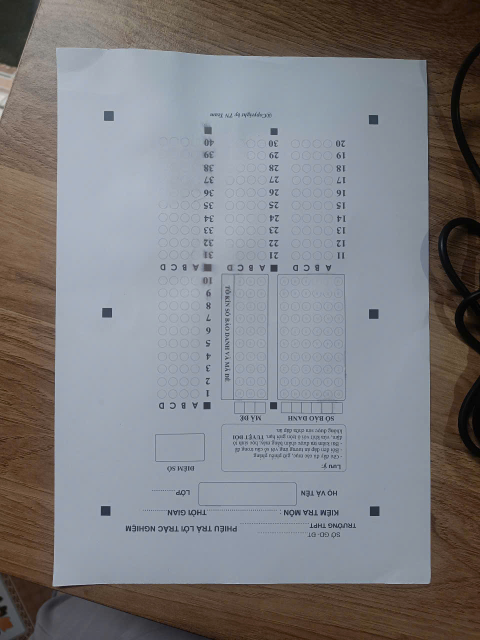
#> input picture DO_AN1/tap1/chup8_nguoc.jpg, 960 x 1280 px, found by its file name (shown at 1/2 size)
$ jupyter execute PhoiCanh.ipynb
#> lines starting #> are read from the running program, lines starting #| are printed output that depends on the picture; after the words box and inside, x2 and y2 are one past the last pixel; in counts of white or black regions, pixels touching at a corner belong together
[cell 1]
# A. PHẦN PHỐI CẢNH

#CÁC BƯỚC:

# 1. đọc ảnh
# 2. Nhị phân hóa.
# 3. Phát hiện cạnh (lề) giấy A4.
# 4. phối lại cảnh ( nhờ 4 góc giấy)
# 5. phối lại các nút định vị lớn 1 lần nửa

[cell 2]
# 1.ĐỌC ẢNH. =======================================================================================================
import cv2
import numpy as np
import imutils  # thư viện tích

img = cv2.imread("chup8_nguoc.jpg")
#> img is the input picture: shape (1280, 960, 3); mean B, G, R 128.6, 125.4, 125.6

original_img = img.copy()

ratio = img.shape[0] / 750.0  #tính tỉ lệ khi resize xuông còn 750 height là bao nhiêu(để dùng cho phần sau)

fixed_img = imutils.resize(img, height=750)
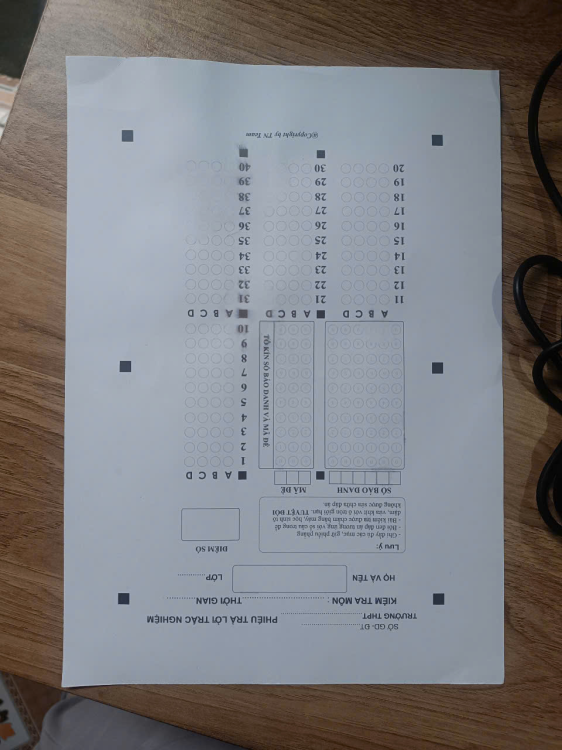
#> fixed_img: shape (750, 562, 3); mean B, G, R 128.6, 125.4, 125.6

[cell 3]
# 2. Nhị phân hóa.===================================================================================================

gray = cv2.cvtColor(fixed_img, cv2.COLOR_BGR2GRAY)
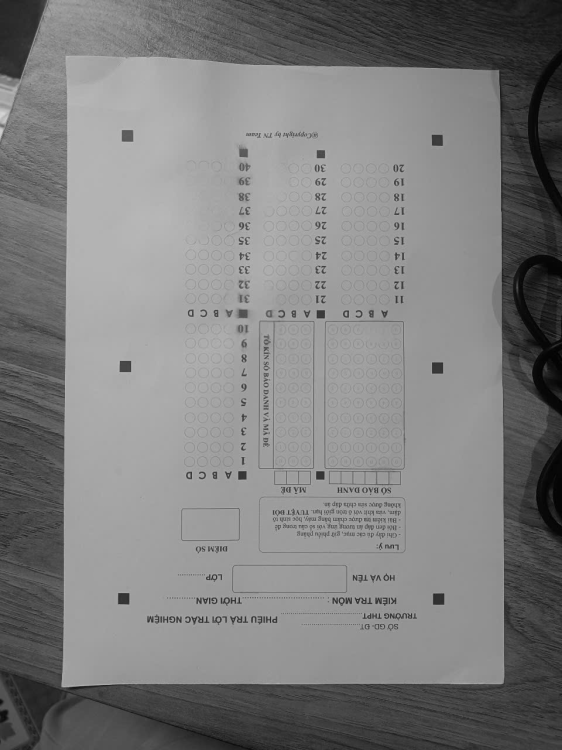
#> gray: shape (750, 562); min 1, max 213, mean 125.8

gauss = cv2.GaussianBlur(gray, (3,3), 0)

edged = cv2.Canny(gauss, 50, 150)
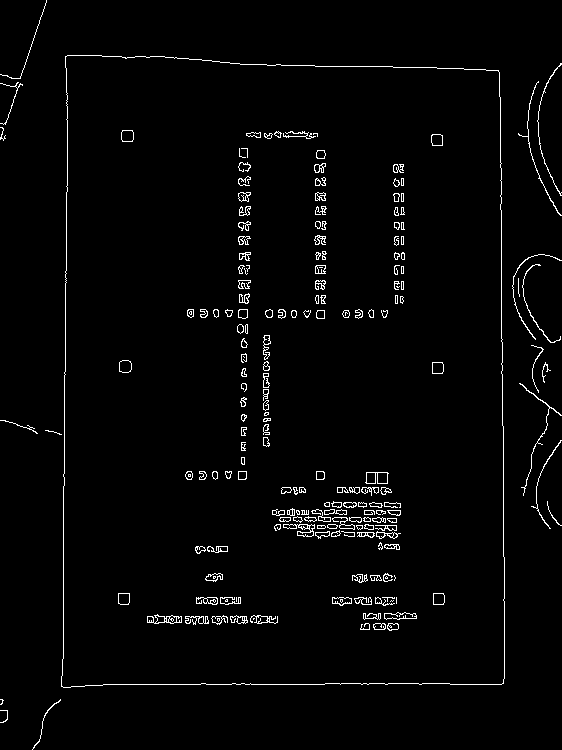
#> edged: shape (750, 562); 2.3% white in thin lines or dots

[cell 4]
# 3. phát hiện lề.=====================================================================================================

# Tìm các đường bao (contours) của ảnh và làm nổi bật đường bao có diện tích lớn nhất.

cnts = cv2.findContours(edged.copy(), cv2.RETR_LIST, cv2.CHAIN_APPROX_SIMPLE)
#> cnts = 426 contours, 190 with area under 20; largest, box (x1, y1, x2, y2) and area: (61, 55, 505, 688) 271580, (61, 55, 505, 688) 271577, (365, 472, 389, 484) 212, (147, 614, 182, 624) 194, (283, 524, 315, 537) 172
cnts = imutils.grab_contours(cnts)
cnts = sorted(cnts, key=cv2.contourArea, reverse=True)[:5]
#> cnts = 5 contours; box (x1, y1, x2, y2) and area: (61, 55, 505, 688) 271580, (61, 55, 505, 688) 271577, (365, 472, 389, 484) 212, (147, 614, 182, 624) 194, (283, 524, 315, 537) 172

#duyệt qua mỗi đường biên lấy được
for c in cnts:

    # contour approximation
    peri = cv2.arcLength(c, True)
    approx = cv2.approxPolyDP(c, 0.02 * peri, True) # xấp sỉ đa giác


    # nếu có xấp xỉ(aprrox) khoảng 4 điểm(point)
    if len(approx) == 4:
        # thì cho rằng đó là đường viền của tờ A4
        screenCnt = approx
        break
#> this loop made 1 pass
#> (peri, screenCnt) on pass 1: (2161.9, [[65, 56], [61, 686], [503, 683], [498, 70]])

[cell 5]
# 4. chuẩn hóa góc và phối lại cảnh=====================================================================================


def points_normalization(pts):   #hàm chuẩn hóa các góc tài liệu và sắp xếp lại thứ tự 4 điểm

    # pts là mảng gồm 4 điểm (4x2)

    # trả về mảng 4 điểm theo thứ tự: [trai_tren, phai_tren, phai_duoi, trai_duoi]
    rect = np.zeros((4, 2), dtype="float32")


    # tính tổng và hiệu của các tọa độ x, y
    s = pts.sum(axis=1)
    # hiệu (x - y) cho mỗi điểm
    diff = np.diff(pts, axis=1)

    # xác định vị trí các góc
    rect[0] = pts[np.argmin(s)]        # top-left có tổng nhỏ nhất
    rect[2] = pts[np.argmax(s)]        # bottom-right có tổng lớn nhất

    rect[1] = pts[np.argmin(diff)]     # top-right có hiệu nhỏ nhất
    rect[3] = pts[np.argmax(diff)]     # bottom-left có hiệu lớn nhất

    return rect


# mảng các điểm 4 góc
pst = screenCnt.reshape(4, 2)
#> pst = [[65, 56], [61, 686], [503, 683], [498, 70]]

# dùng hàm chuẩn hóa ở trên và nhân với tỉ lệ ảnh gốc để đúng tỉ lệ ảnh ban đầu
pst = points_normalization(pst * ratio)
#> in points_normalization, `s = pts.sum(axis=1)`: s = [206.5, 1274.9, 2024.1, 969.4]
#> in points_normalization, `diff = np.diff(pts, axis=1)`: diff = [-15.36, 1066.7, 307.2, -730.5]
#> pst = [[110.9, 95.57], [849.9, 119.5], [858.5, 1165.7], [104.1, 1170.8]]
(tl, tr, br, bl) = pst
#> tl = [110.9, 95.57]; tr = [849.9, 119.5]; br = [858.5, 1165.7]; bl = [104.1, 1170.8]

# Tính chiều rộng của ảnh mới, bằng khoảng cách lớn nhất(max) giữa các tọa độ x của các điểm cực trị của hình chữ nhật.

widthA = np.sqrt(((br[0] - bl[0]) ** 2) + ((br[1] - bl[1]) ** 2))
#> widthA = 754.4
widthB = np.sqrt(((tr[0] - tl[0]) ** 2) + ((tr[1] - tl[1]) ** 2))
#> widthB = 739.4
maxWidth = max(int(widthA), int(widthB))
#> maxWidth = 754

# Tính chiều cao của ảnh mới, bằng khoảng cách lớn nhất(max) giữa các tọa độ y của các điểm cực trị của hình chữ nhật.
heightA = np.sqrt(((tr[0] - br[0]) ** 2) + ((tr[1] - br[1]) ** 2))
#> heightA = 1046.2
heightB = np.sqrt(((tl[0] - bl[0]) ** 2) + ((tl[1] - bl[1]) ** 2))
#> heightB = 1075.2
maxHeight = max(int(heightA), int(heightB))
#> maxHeight = 1075

# Hình thành (tạo ra) các tọa độ cuối cùng của các điểm tham chiếu.
dst = np.array([
    [0, 0],                       # top - left
    [maxWidth - 1, 0],             # top - right

    [maxWidth - 1, maxHeight - 1], # bottom - right
    [0, maxHeight - 1]             # bottm - left
], dtype="float32")
#> dst = [[0, 0], [753, 0], [753, 1074], [0, 1074]]

# Xác định ma trận để thực hiện phép biến đổi phối cảnh.(perspective transformation)
M = cv2.getPerspectiveTransform(pst, dst)
#> M = [[0.989, 0.00628, -110.3], [-0.0329, 1.02, -93.59], [-3.69e-05, 1.94e-05, 1]]

# phép biến đổi phối cảnh.(perspective transformation)
warped = cv2.warpPerspective(original_img, M, (maxWidth, maxHeight))
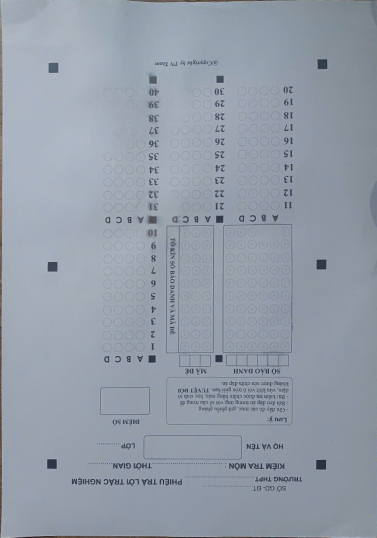
#> warped: shape (1075, 754, 3) (shown at 1/2 size); mean B, G, R 168.7, 156.8, 148

warped = imutils.resize(warped, height=750) ##thu nhỏ ảnh để hiển thị vừa màn hình
#> warped: shape (750, 526, 3)


# kết quả của phép biến đổi phối cảnh.(perspective transformation)

# cv2.imshow("anh da phoi canh", edged)
# cv2.waitKey(0)
# cv2.destroyAllWindows()

###=========================================THÀNH CÔNG PHỐI CẢNH LỀ GIẤY A4

[cell 6]
#++++++++++++++++++++++++++++++-------------------------------------------------------------------------------------------------------

[cell 7]
# 5. Phối cảnh 1 lần nửa các nút định vị-------------------------------------

gray = cv2.cvtColor(warped, cv2.COLOR_BGR2GRAY)
#> gray: shape (750, 526)

gauss = cv2.GaussianBlur(gray, (3,3), 0)
#> gauss: shape (750, 526)

thresh = cv2.Canny(gauss, 75, 200)
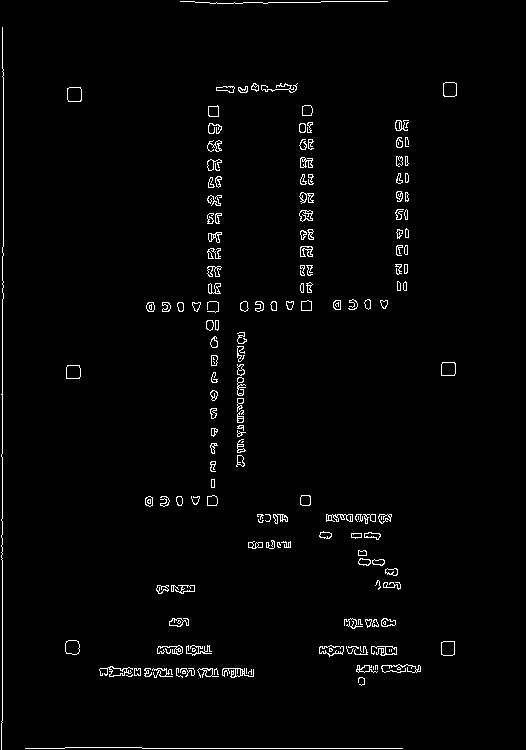
#> thresh: shape (750, 526); 2% white in thin lines or dots, all inside (x1, y1, x2, y2) = (1, 1, 457, 750)

# thresh = cv2.adaptiveThreshold(gauss, 255,
#                                cv2.ADAPTIVE_THRESH_GAUSSIAN_C,
#                                cv2.THRESH_BINARY_INV, 19, 3)  #nhị phân hóa.

cnts = cv2.findContours(thresh, cv2.RETR_LIST, cv2.CHAIN_APPROX_SIMPLE)
#> cnts = 358 contours, 154 with area under 20; largest, box (x1, y1, x2, y2) and area: (67, 87, 82, 102) 191, (67, 87, 82, 102) 188, (441, 362, 456, 376) 178, (441, 641, 455, 656) 178, (443, 82, 457, 97) 177
cnts = imutils.grab_contours(cnts)
# cnts = sorted(cnts, key=cv2.contourArea, reverse=True)[:8]


# Lưu các mốc định vị có diện tích lớn
markers = []

for c in cnts:

    area = cv2.contourArea(c)

    if area < 200 and area > 150:                 # Ngưỡng để lọc ra 4 ô vuông lớn
        peri = cv2.arcLength(c, True)
        approx = cv2.approxPolyDP(c, 0.02 * peri, True)

        if len(approx) == 4:        # Là hình vuông / hình chữ nhật
            markers.append(approx)
#> this loop made 358 passes
#> (area, peri, approx) on passes 59, 61, 185, 188, 348, 356: (177.5, 52.24, [[441, 642], [441, 654], [454, 654], [454, 641]]), (174, 52.14, [[66, 641], [66, 653], [78, 653], [78, 641]]), (176.5, 52.24, [[67, 365], [66, 378], [79, 378], [79, 365]]), (178.5, 52.24, [[442, 362], [441, 375], [454, 375], [455, 363]]), (191, 53.66, [[67, 88], [68, 101], [81, 100], [80, 87]]), (177, 51.66, [[443, 83], [444, 96], [456, 95], [456, 83]])
#> after the loop, markers = 6 contours; box (x1, y1, x2, y2) and area: (67, 87, 82, 102) 170, (441, 362, 456, 376) 163, (441, 641, 455, 655) 162, (66, 365, 80, 379) 162, (443, 83, 457, 97) 156, (66, 641, 79, 654) 144


centers = [] # tính tâm của các contours
for m in markers:
    M = cv2.moments(m)
    cx = int(M["m10"] / M["m00"])
    cy = int(M["m01"] / M["m00"])
    centers.append((cx, cy))
#> this loop made 6 passes
#> (m, cx, cy) on passes 1 to 6: ([[441, 642], [441, 654], [454, 654], [454, 641]], 447, 647), ([[66, 641], [66, 653], [78, 653], [78, 641]], 72, 647), ([[67, 365], [66, 378], [79, 378], [79, 365]], 72, 371), ([[442, 362], [441, 375], [454, 375], [455, 363]], 447, 368), ([[67, 88], [68, 101], [81, 100], [80, 87]], 74, 94), ([[443, 83], [444, 96], [456, 95], [456, 83]], 449, 89)
#> after the loop, centers = [(447, 647), (72, 647), (72, 371), (447, 368), (74, 94), (449, 89)]

print(centers)
#| [(447, 647), (72, 647), (72, 371), (447, 368), (74, 94), (449, 89)]

output = warped.copy()

# Vẽ tâm 4 mốc
for (cx, cy) in centers:
    cv2.circle(output, (cx, cy), 5, (0, 255, 255), -1)  # -1 = vẽ hình tròn đầy
#> this loop made 6 passes
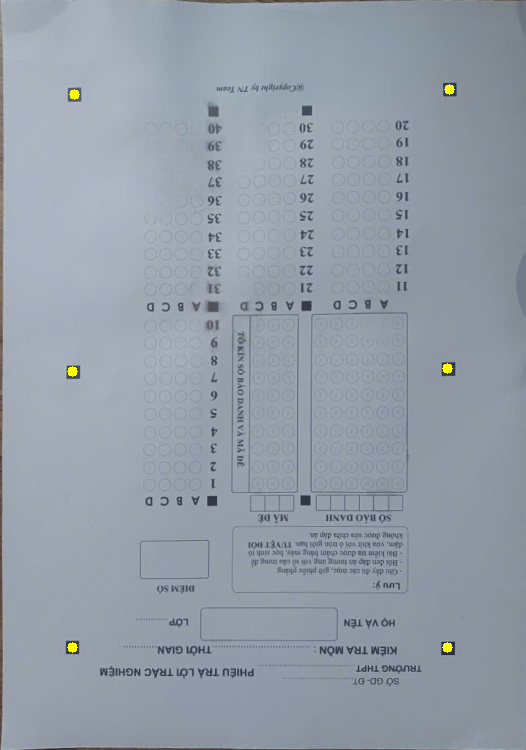
#> output: shape (750, 526, 3); mean B, G, R 168.6, 157, 148.2


# # Vẽ contour 4 mốc
# cv2.drawContours(output, markers, -1, (0, 255, 255), 2)


# cv2.imshow("anh da phoi canh", warped)
# # cv2.waitKey(0)

cv2.imshow("nhi phan", thresh)
# cv2.waitKey(0)

cv2.imshow("ve contours", output)
# cv2.waitKey(0)
# cv2.destroyAllWindows()

# print(markers)

[cell 8]
# 1. Chuyển list centers thành numpy array float32
pts_6 = np.array(centers, dtype="float32")
#> pts_6 = [[447, 647], [72, 647], [72, 371], [447, 368], [74, 94], [449, 89]]


# 3. Lấy đúng 4 góc chuẩn

four_corners = points_normalization(pts_6) # dùng lại hàm đã xây dưng ở trên để sắp 4 góc
#> four_corners = [[74, 94], [449, 89], [447, 647], [72, 647]]

# four_corners = get_4_corners(pts_6)
(tl, tr, br, bl) = four_corners
#> tl = [74, 94]; tr = [449, 89]; br = [447, 647]; bl = [72, 647]

print("4 góc đã lọc:", four_corners)
#| 4 góc đã lọc: [[ 74.  94.]
#|  [449.  89.]
#|  [447. 647.]
#|  [ 72. 647.]]

# 4. Tính toán chiều rộng/cao mới (giống hệt bước 4 cũ)
widthA = np.sqrt(((br[0] - bl[0]) ** 2) + ((br[1] - bl[1]) ** 2))
#> widthA = 375
widthB = np.sqrt(((tr[0] - tl[0]) ** 2) + ((tr[1] - tl[1]) ** 2))
#> widthB = 375
maxWidth = max(int(widthA), int(widthB))
#> maxWidth = 375

heightA = np.sqrt(((tr[0] - br[0]) ** 2) + ((tr[1] - br[1]) ** 2))
#> heightA = 558
heightB = np.sqrt(((tl[0] - bl[0]) ** 2) + ((tl[1] - bl[1]) ** 2))
#> heightB = 553
maxHeight = max(int(heightA), int(heightB))
#> maxHeight = 558

# 5. Tạo điểm đích (Destination points)
dst = np.array([
    [0, 0],
    [maxWidth - 1, 0],
    [maxWidth - 1, maxHeight - 1],
    [0, maxHeight - 1]
], dtype="float32")
#> dst = [[0, 0], [374, 0], [374, 557], [0, 557]]

# 6. Thực hiện phối cảnh lần 2 (Fine-tuning)
M_final = cv2.getPerspectiveTransform(four_corners, dst)
#> M_final = [[1.01, 0.00365, -74.95], [0.0135, 1.01, -95.86], [2.42e-05, 1.74e-07, 1]]

warped_final = cv2.warpPerspective(warped, M_final, (maxWidth, maxHeight))
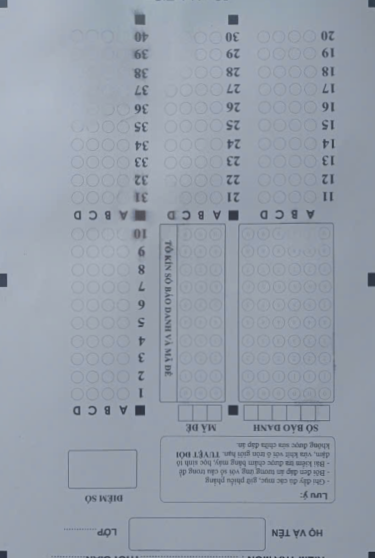
#> warped_final: shape (558, 375, 3); mean B, G, R 170.4, 158.1, 149.5

# Hiển thị kết quả cuối cùng
cv2.imshow("Phieu Trac Nghiem Hoan Chinh", warped_final)
cv2.waitKey(0)
cv2.destroyAllWindows()

$ run again, with DO_AN1/tap1/chup1_nguoc.jpg copied over DO_AN1/tap1/chup8_nguoc.jpg
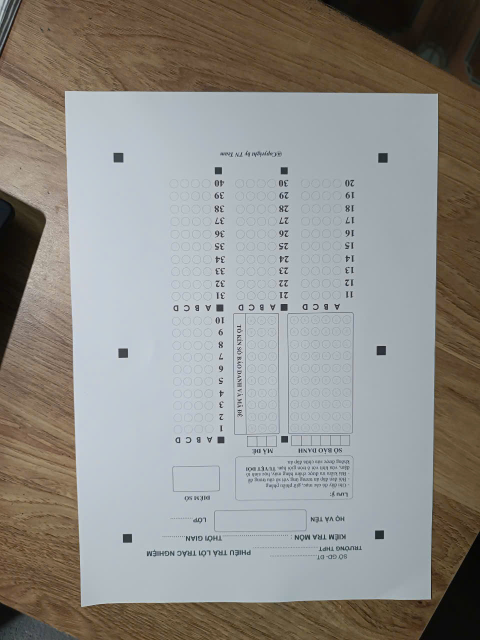
#> input picture DO_AN1/tap1/chup1_nguoc.jpg, 960 x 1280 px, found by its file name (shown at 1/2 size)
#> img is the input picture: shape (1280, 960, 3); mean B, G, R 138, 142.5, 144.1
#> `edged = cv2.Canny(gauss, 50, 150)`:
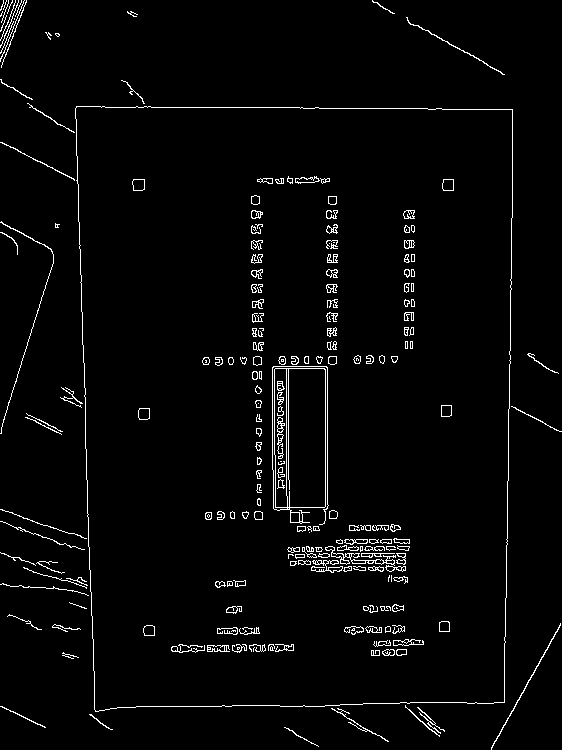
#> edged: shape (750, 562); 2.8% white in thin lines or dots
#> `cnts = cv2.findContours(edged.copy(), cv2.RETR_LIST, cv2.CHAIN_APPROX_..`: cnts = 440 contours, 230 with area under 20; largest, box (x1, y1, x2, y2) and area: (75, 106, 513, 712) 253144, (75, 106, 513, 712) 253140, (272, 366, 329, 525) 7146, (286, 368, 326, 508) 5404, (274, 368, 288, 508) 1625
#> `cnts = sorted(cnts, key=cv2.contourArea, reverse=True)[:5]`: cnts = 5 contours; box (x1, y1, x2, y2) and area: (75, 106, 513, 712) 253144, (75, 106, 513, 712) 253140, (272, 366, 329, 525) 7146, (286, 368, 326, 508) 5404, (274, 368, 288, 508) 1625
#> the loop `for c in cnts:` made 1 pass
#> (peri, screenCnt) on pass 1: (2080.7, [[76, 106], [95, 711], [504, 702], [512, 109]])
#> `pst = screenCnt.reshape(4, 2)`: pst = [[76, 106], [95, 711], [504, 702], [512, 109]]
#> s = [310.6, 1375.6, 2058.2, 1059.8]
#> diff = [51.2, 1051.3, 337.9, -687.8]
#> `pst = points_normalization(pst * ratio)`: pst = [[129.7, 180.9], [873.8, 186], [860.2, 1198.1], [162.1, 1213.4]]
#> `(tl, tr, br, bl) = pst`: tl = [129.7, 180.9]; tr = [873.8, 186]; br = [860.2, 1198.1]; bl = [162.1, 1213.4]
#> `widthA = np.sqrt(((br[0] - bl[0]) ** 2) + ((br[1] - bl[1]) ** 2))`: widthA = 698.2
#> `widthB = np.sqrt(((tr[0] - tl[0]) ** 2) + ((tr[1] - tl[1]) ** 2))`: widthB = 744.1
#> `maxWidth = max(int(widthA), int(widthB))`: maxWidth = 744
#> `heightA = np.sqrt(((tr[0] - br[0]) ** 2) + ((tr[1] - br[1]) ** 2))`: heightA = 1012.1
#> `heightB = np.sqrt(((tl[0] - bl[0]) ** 2) + ((tl[1] - bl[1]) ** 2))`: heightB = 1033
#> `dst = np.array([ [0, 0],                       # top - left [maxWidth ..`: dst = [[0, 0], [743, 0], [743, 1032], [0, 1032]]
#> M = [[0.964, -0.0303, -119.6], [-0.00636, 0.924, -166.4], [-2.72e-05, -5.86e-05, 1]]
#> thresh: shape (750, 540); 2.1% white in thin lines or dots
#> `cnts = cv2.findContours(thresh, cv2.RETR_LIST, cv2.CHAIN_APPROX_SIMPLE)`: cnts = 434 contours, 215 with area under 20; largest, box (x1, y1, x2, y2) and area: (380, 644, 407, 655) 187, (66, 363, 81, 377) 181, (66, 85, 82, 99) 180, (452, 362, 467, 376) 179, (453, 84, 468, 98) 178
#> the loop `for c in cnts: ` made 434 passes
#> (area, peri, approx) on passes 74, 76, 241, 242, 426, 427: (172.5, 52.24, [[453, 640], [452, 653], [465, 653], [465, 640]]), (167, 50.83, [[66, 639], [66, 651], [78, 652], [79, 639]]), (181, 52.83, [[66, 363], [67, 376], [80, 375], [80, 363]]), (179, 52.83, [[453, 362], [453, 375], [466, 375], [466, 362]]), (180, 53.66, [[67, 85], [67, 98], [80, 98], [80, 85]]), (178.5, 52.24, [[454, 84], [453, 97], [466, 97], [466, 84]])
#> after the loop `for c in cnts:`: markers = 6 contours; box (x1, y1, x2, y2) and area: (66, 363, 81, 377) 169, (453, 362, 467, 376) 169, (67, 85, 81, 99) 169, (452, 640, 466, 654) 162, (453, 84, 467, 98) 162, (66, 639, 80, 653) 156
#> the loop `for m in markers:` made 6 passes
#> (m, cx, cy) on passes 1 to 6: ([[453, 640], [452, 653], [465, 653], [465, 640]], 458, 646), ([[66, 639], [66, 651], [78, 652], [79, 639]], 72, 645), ([[66, 363], [67, 376], [80, 375], [80, 363]], 73, 369), ([[453, 362], [453, 375], [466, 375], [466, 362]], 459, 368), ([[67, 85], [67, 98], [80, 98], [80, 85]], 73, 91), ([[454, 84], [453, 97], [466, 97], [466, 84]], 459, 90)
#> after the loop `for m in markers:`: centers = [(458, 646), (72, 645), (73, 369), (459, 368), (73, 91), (459, 90)]
#| [(458, 646), (72, 645), (73, 369), (459, 368), (73, 91), (459, 90)]
#> the loop `for (cx, cy) in centers:` made 6 passes
#> pts_6 = [[458, 646], [72, 645], [73, 369], [459, 368], [73, 91], [459, 90]]
#> four_corners = [[73, 91], [459, 90], [458, 646], [72, 645]]
#> `(tl, tr, br, bl) = four_corners`: tl = [73, 91]; tr = [459, 90]; br = [458, 646]; bl = [72, 645]
#| 4 góc đã lọc: [[ 73.  91.]
#|  [459.  90.]
#|  [458. 646.]
#|  [ 72. 645.]]
#> `widthA = np.sqrt(((br[0] - bl[0]) ** 2) + ((br[1] - bl[1]) ** 2))`: widthA = 386
#> `heightA = np.sqrt(((tr[0] - br[0]) ** 2) + ((tr[1] - br[1]) ** 2))`: heightA = 556
#> `heightB = np.sqrt(((tl[0] - bl[0]) ** 2) + ((tl[1] - bl[1]) ** 2))`: heightB = 554
#> `maxHeight = max(int(heightA), int(heightB))`: maxHeight = 556
#> `dst = np.array([ [0, 0], [maxWidth - 1, 0], [maxWidth - 1, maxHeight -..`: dst = [[0, 0], [385, 0], [385, 555], [0, 555]]
#> M_final = [[1, 0.00181, -73.29], [0.0026, 1, -91.42], [9.36e-06, 3.37e-08, 1]]
#> `warped_final = cv2.warpPerspective(warped, M_final, (maxWidth, maxHeig..`:
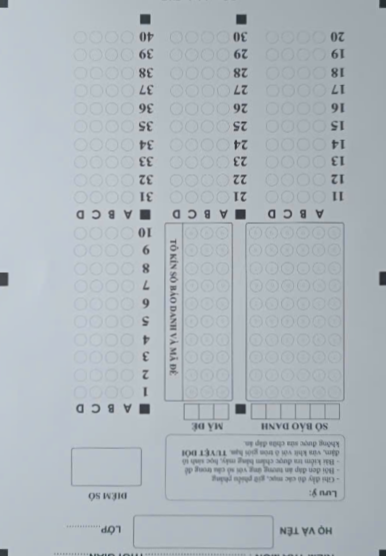
#> warped_final: shape (556, 386, 3); mean B, G, R 189.3, 183.3, 174.6
